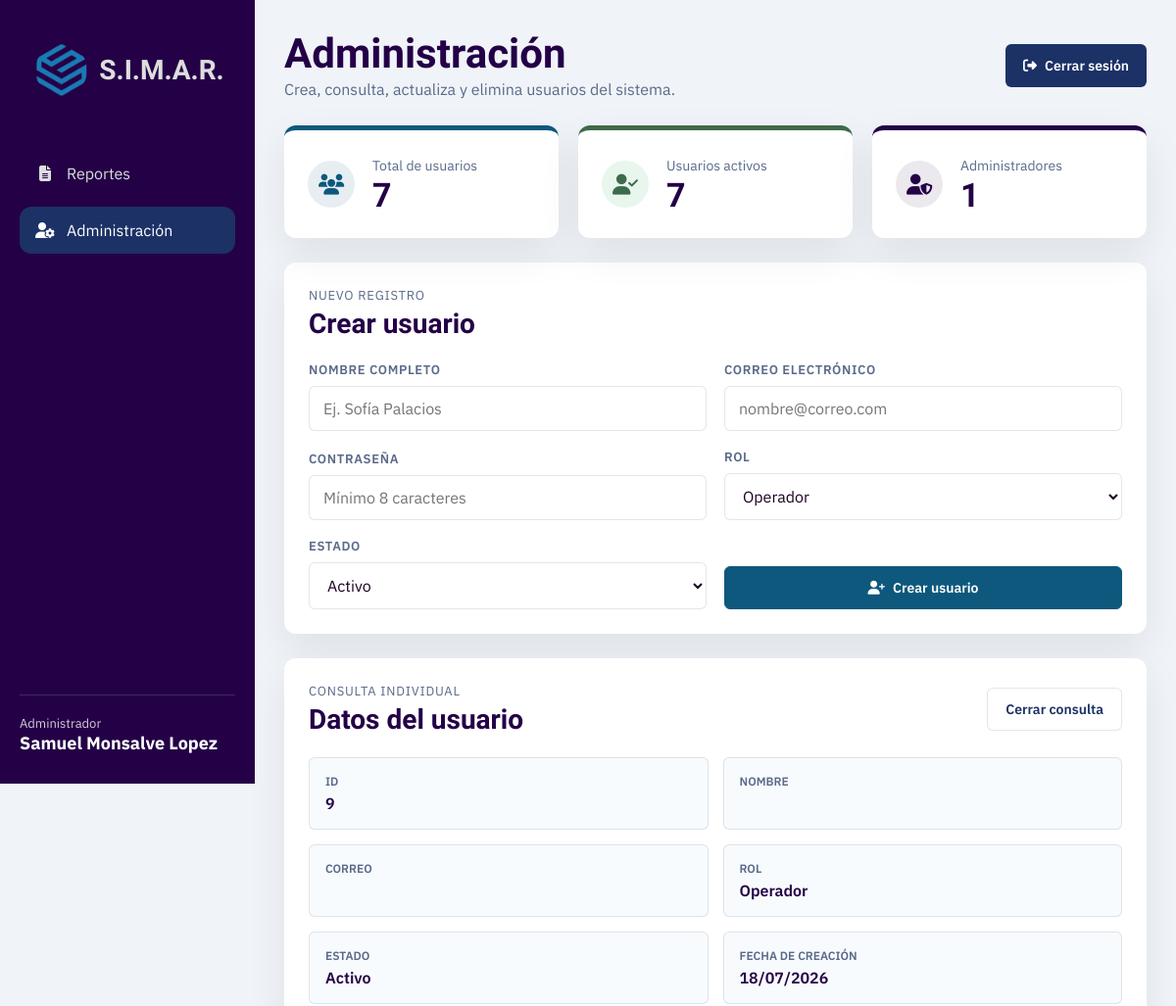
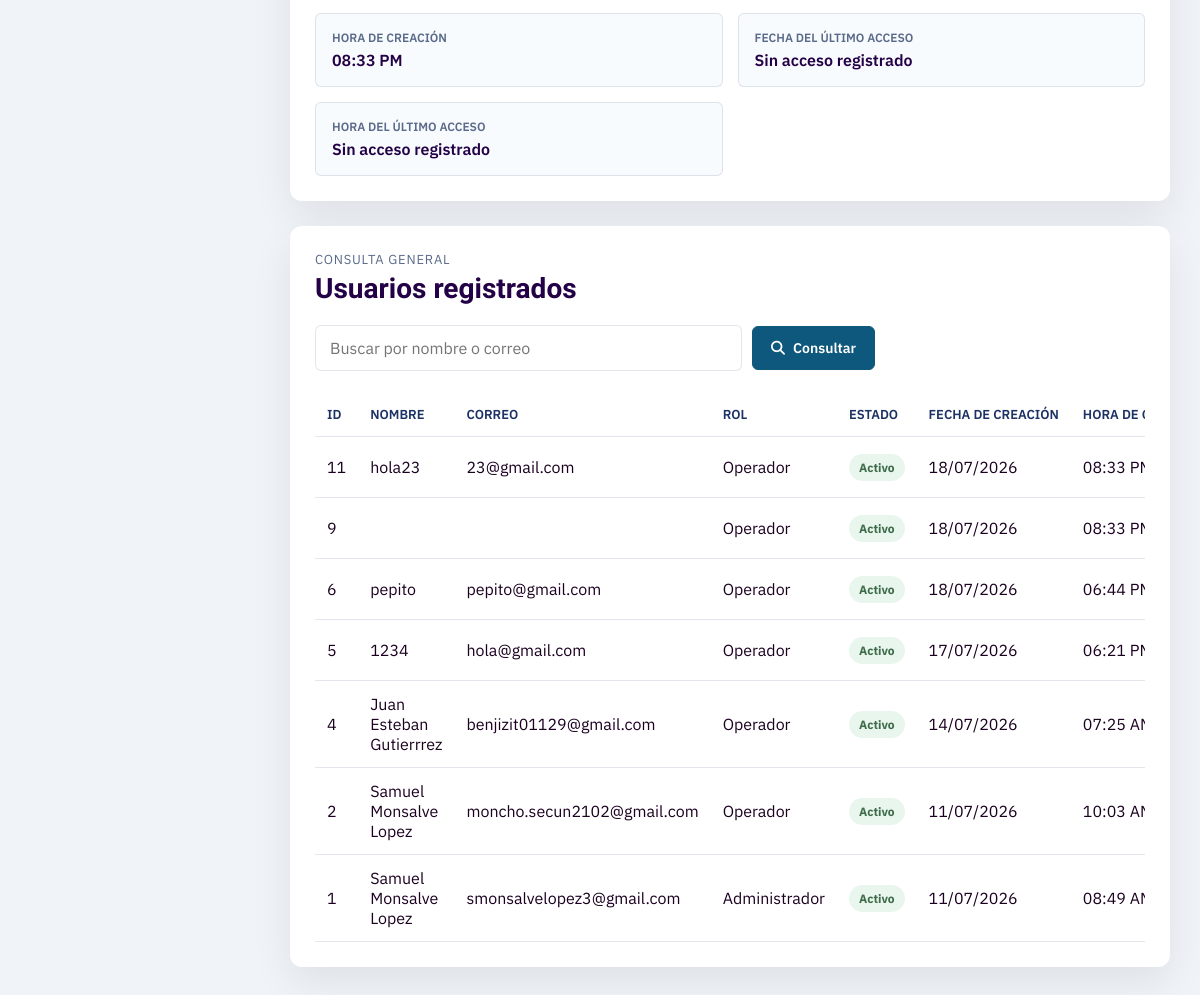
The page /web/views/admin.php?modo=ver&id=9 (signed in) on the database its author committed (2 pictures, top to bottom).
### tables this page shows
CREATE TABLE `usuarios` (
  `id_usuario` int(11) NOT NULL,
  `nombre` varchar(100) NOT NULL,
  `correo` varchar(100) NOT NULL,
  `password_hash` varchar(255) NOT NULL,
  `rol` enum('Administrador','Operador') NOT NULL DEFAULT 'Operador',
  `activo` tinyint(1) NOT NULL,
  `fecha_creacion` timestamp NOT NULL DEFAULT current_timestamp(),
  `ultimo_acceso` datetime DEFAULT NULL
);

### web/views/admin.php (the view, shortened to what the rows shown need)
<?php
require_once __DIR__ . "/../controllers/adminUsuarios.php";
?>
<!DOCTYPE html>
<html lang="es">
<head>
    <link
        rel="stylesheet"
        href="https://cdnjs.cloudflare.com/ajax/libs/font-awesome/6.7.2/css/all.min.css"
    >
    <link
        rel="stylesheet"
        href="../assets/css/variables.css"
    >
    <link
        rel="stylesheet"
        href="../assets/css/admin.css"
    >
</head>
<body>
    <div class="dashboard">
        <aside
            class="sidebar"
            aria-label="Navegación principal"
        >
            <div>
                <a
                    href="admin.php"
                    class="logo"
                >
                    <h2>S.I.M.A.R.</h2>
                </a>
            </div>
        </aside>
        <main class="contenido">
            <header class="topbar">
                <div>
                    <h1>Administración</h1>
                </div>
            </header>
            <section
                class="panel"
                id="formulario-usuario"
            >
                <div class="panel-encabezado">
                    <div>
                        <h2>
                            <?= $modo === "editar"
                                ? "Editar usuario"
                                : "Crear usuario" ?>
                        </h2>
                    </div>
                </div>
            </section>
            <?php if (
                $modo === "ver" &&
                $usuarioSeleccionado
            ): ?>
                <?php
                $tieneFechaCreacion = !empty(
                    $usuarioSeleccionado["fecha_creacion"]
                );
                $fechaCreacion = $tieneFechaCreacion
                    ? date(
                        "d/m/Y",
                        strtotime(
                            $usuarioSeleccionado["fecha_creacion"]
                        )
                    )
                    : "Sin fecha registrada";
                $horaCreacion = $tieneFechaCreacion
                    ? date(
                        "h:i A",
                        strtotime(
                            $usuarioSeleccionado["fecha_creacion"]
                        )
                    )
                    : "Sin hora registrada";
                $tieneUltimoAcceso = !empty(
                    $usuarioSeleccionado["ultimo_acceso"]
                );
                $fechaUltimoAcceso = $tieneUltimoAcceso
                    ? date(
                        "d/m/Y",
                        strtotime(
                            $usuarioSeleccionado["ultimo_acceso"]
                        )
                    )
                    : "Sin acceso registrado";
                $horaUltimoAcceso = $tieneUltimoAcceso
                    ? date(
                        "h:i A",
                        strtotime(
                            $usuarioSeleccionado["ultimo_acceso"]
                        )
                    )
                    : "Sin acceso registrado";
                ?>
                <section class="panel detalle-usuario">
                    <div class="panel-encabezado">
                        <div>
                            <span class="panel-etiqueta">
                                Consulta individual
                            </span>
                            <h2>Datos del usuario</h2>
                        </div>
                        <a
                            class="btn btn--secundario"
                            href="admin.php"
                        >
                            Cerrar consulta
                        </a>
                    </div>
                    <dl>
                        <div>
                            <dt>ID</dt>
                            <dd>
                                <?= (int) $usuarioSeleccionado[
                                    "id_usuario"
                                ] ?>
                            </dd>
                        </div>
                        <div>
                            <dt>Nombre</dt>
                        </div>
                        <div>
                            <dt>Correo</dt>
                        </div>
                        <div>
                            <dt>Rol</dt>
                            <dd>
                                <?= limpiarSalida(
                                    $usuarioSeleccionado["rol"]
                                ) ?>
                            </dd>
                        </div>
                        <div>
                            <dt>Estado</dt>
                            <dd>
                                <?= (int) $usuarioSeleccionado["activo"] === 1
                                    ? "Activo"
                                    : "Inactivo" ?>
                            </dd>
                        </div>
                        <div>
                            <dt>Fecha de creación</dt>
                            <dd>
                                <?= limpiarSalida($fechaCreacion) ?>
                            </dd>
                        </div>
                        <div>
                            <dt>Hora de creación</dt>
                            <dd>
                                <?= limpiarSalida($horaCreacion) ?>
                            </dd>
                        </div>
                        <div>
                            <dt>Fecha del último acceso</dt>
                            <dd>
                                <?= limpiarSalida($fechaUltimoAcceso) ?>
                            </dd>
                        </div>
                        <div>
                            <dt>Hora del último acceso</dt>
                            <dd>
                                <?= limpiarSalida($horaUltimoAcceso) ?>
                            </dd>
                        </div>
                    </dl>
                </section>
            <?php endif; ?>
            <section class="panel tabla-panel">
                <div class="panel-encabezado panel-encabezado--tabla">
                    <div>
                        <h2>Usuarios registrados</h2>
                    </div>
                </div>
                <div class="tabla-contenedor">
                    <table>
                        <thead>
                            <tr>
                                <th>ID</th>
                                <th>Nombre</th>
                                <th>Correo</th>
                                <th>Rol</th>
                                <th>Estado</th>
                                <th>Fecha de creación</th>
                                <th>Hora de creación</th>
                            </tr>
                        </thead>
                        <tbody>
                            <?php foreach ($usuarios as $usuario): ?>
                                <?php
                                $tieneFechaCreacionUsuario = !empty(
                                    $usuario["fecha_creacion"]
                                );
                                $fechaCreacionUsuario =
                                    $tieneFechaCreacionUsuario
                                        ? date(
                                            "d/m/Y",
                                            strtotime(
                                                $usuario["fecha_creacion"]
                                            )
                                        )
                                        : "Sin fecha";
                                $horaCreacionUsuario =
                                    $tieneFechaCreacionUsuario
                                        ? date(
                                            "h:i A",
                                            strtotime(
                                                $usuario["fecha_creacion"]
                                            )
                                        )
                                        : "Sin hora";
                                ?>
                                <tr>
                                    <td data-label="ID">
                                        <?= (int) $usuario["id_usuario"] ?>
                                    </td>
                                    <td data-label="Nombre">
                                        <?= limpiarSalida(
                                            $usuario["nombre"]
                                        ) ?>
                                    </td>
                                    <td data-label="Correo">
                                        <?= limpiarSalida(
                                            $usuario["correo"]
                                        ) ?>
                                    </td>
                                    <td data-label="Rol">
                                        <?= limpiarSalida(
                                            $usuario["rol"]
                                        ) ?>
                                    </td>
                                    <td data-label="Estado">
                                        <span
                                            class="estado estado--<?=
                                                (int) $usuario["activo"] === 1
                                                    ? "activo"
                                                    : "inactivo"
                                            ?>"
                                        >
                                            <?= (int) $usuario["activo"] === 1
                                                ? "Activo"
                                                : "Inactivo" ?>
                                        </span>
                                    </td>
                                    <td data-label="Fecha de creación">
                                        <?= limpiarSalida(
                                            $fechaCreacionUsuario
                                        ) ?>
                                    </td>
                                    <td data-label="Hora de creación">
                                        <?= limpiarSalida(
                                            $horaCreacionUsuario
                                        ) ?>
                                    </td>
                                </tr>
                            <?php endforeach; ?>
                        </tbody>
                    </table>
                </div>
            </section>
        </main>
    </div>
</body>
</html>

### rows shown on the page
usuarios: id_usuario "9", rol "Operador", fecha_creacion "18/07/2026", fecha_creacion "08:33 PM", ultimo_acceso "Sin acceso registrado", activo "Activo", fecha_creacion "08:33…"
usuarios: id_usuario "11", nombre "hola23", correo "23@gmail.com", rol "Operador", activo "Activo", fecha_creacion "18/07/2026", fecha_creacion "08:33…"
usuarios: id_usuario "6", nombre "pepito", correo "pepito@gmail.com", rol "Operador", activo "Activo", fecha_creacion "18/07/2026", fecha_creacion "06:44…"
usuarios: id_usuario "5", nombre "1234", correo "hola@gmail.com", rol "Operador", activo "Activo", fecha_creacion "17/07/2026", fecha_creacion "06:21…"
usuarios: id_usuario "4", nombre "Juan Esteban Gutierrrez", correo "benjizit01129@gmail.com", rol "Operador", activo "Activo", fecha_creacion "14/07/2026", fecha_creacion "07:25…"
usuarios: id_usuario "2", nombre "Samuel Monsalve Lopez", correo "moncho.secun2102@gmail.com", rol "Operador", activo "Activo", fecha_creacion "11/07/2026", fecha_creacion "10:03…"
usuarios: id_usuario "1", nombre "Samuel Monsalve Lopez", correo "smonsalvelopez3@gmail.com", rol "Administrador", activo "Activo", fecha_creacion "11/07/2026", fecha_creacion "08:49…"

### other values the page prints
limpiarSalida($_SESSION["rol"]) "Administrador"
limpiarSalida($_SESSION["nombre"]) "Samuel Monsalve Lopez"
$resumenUsuarios["total"] "7"
$resumenUsuarios["activos"] "7"
$resumenUsuarios["administradores"] "1"
